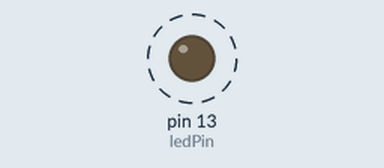
Simulated run of this sketch. Board: Arduino Uno, built with avr-gcc and run on an emulated ATmega328P. On the bench: output pins drawn as LEDs (lit = HIGH). Dashed ring = blinking.

Above: at 0.5 s.
Timing chart, 0 to 3.0 s (numbered marks = the images above):
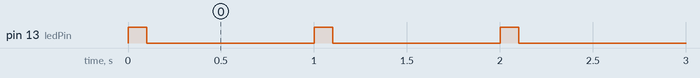

The sketch:

Sketch_2.ino
```cpp
// LED Series - Sketch 2

// Pin number for the LED
const int ledPin = 13;

// Time variables
const int cycleTime = 1000; // 1 Hertz frequency (1000 milliseconds)
const int onTime = 100;     // 10% duty cycle on time (100 milliseconds)

void setup() {
  // Set the LED pin as an output
  pinMode(ledPin, OUTPUT);
}

void loop() {
  // Turn on the LED
  digitalWrite(ledPin, HIGH);
  delay(onTime);

  // Turn off the LED
  digitalWrite(ledPin, LOW);
  delay(cycleTime - onTime);
}
```

Measured:
- by itself, pin 13 (ledPin): alternates HIGH for 0.10 s and LOW for 0.90 s
